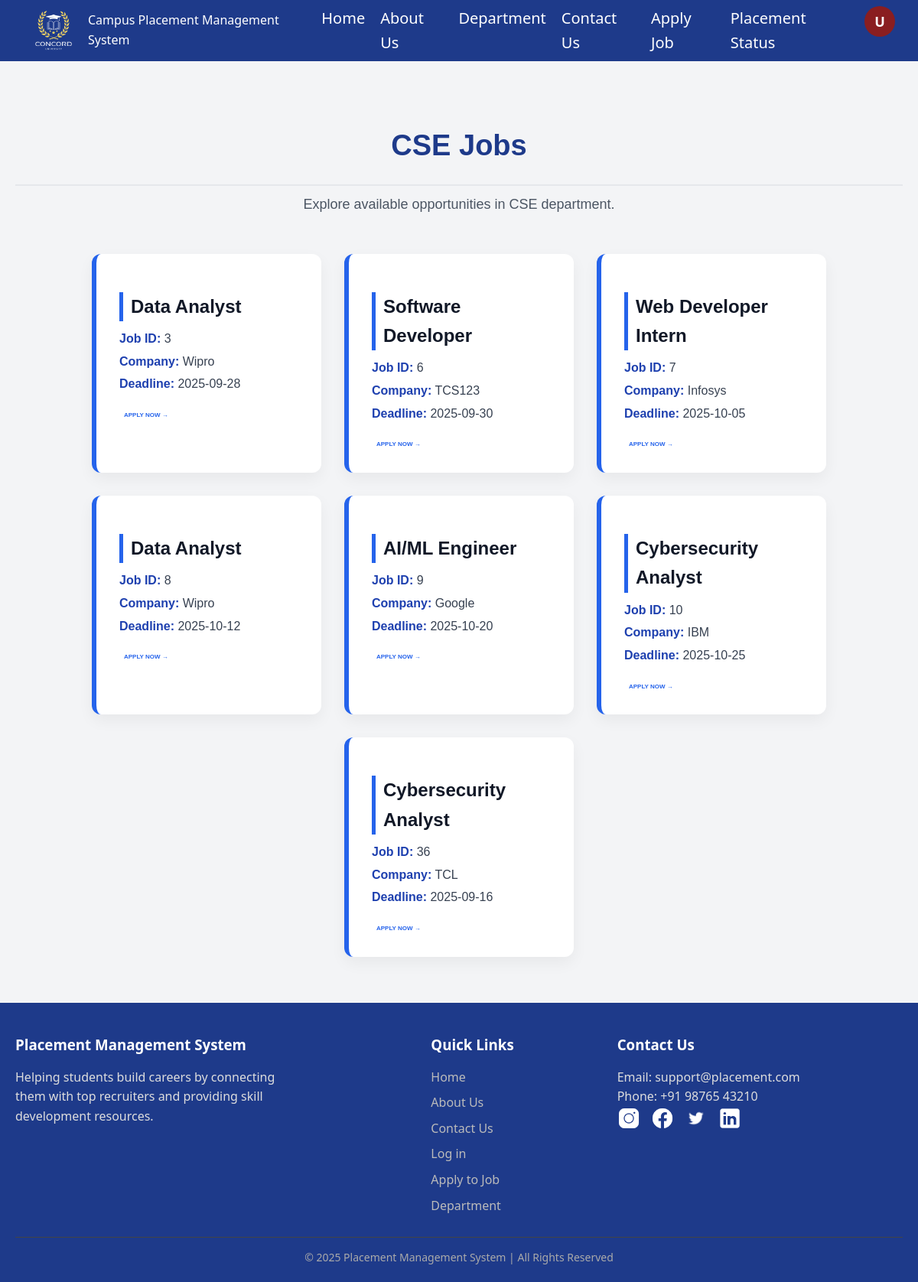
The app's page /jobs.php?dept=CSE with its own data.
### tables this page shows
CREATE TABLE `jobs` (
  `id` int(11) NOT NULL,
  `title` varchar(150) NOT NULL,
  `company` varchar(150) NOT NULL,
  `dept` varchar(100) NOT NULL,
  `deadline` date NOT NULL,
  `created_at` timestamp NOT NULL DEFAULT current_timestamp()
);

### jobs.php (the view)
<?php
include 'header.php';
require_once __DIR__ . '/dp.php';
$dept = isset($_GET['dept']) ? $_GET['dept'] : '';
$sql = "SELECT * FROM jobs WHERE dept = ?";
$stmt = $conn->prepare($sql);
$stmt->bind_param("s", $dept);
$stmt->execute();
$result = $stmt->get_result();
?>
<link rel="stylesheet" href="style.css">
<main class="jobs-page">
  <section class="jobs-intro">
    <h2><?php echo htmlspecialchars($dept); ?> Jobs</h2>
    <p>Explore available opportunities in <?php echo htmlspecialchars($dept); ?> department.</p>
  </section>
  <section class="jobs-list">
    <?php if ($result->num_rows > 0): ?>
      <?php while ($row = $result->fetch_assoc()): ?>
        <div class="job-card">
          <h3><?php echo htmlspecialchars($row['title']); ?></h3>
          <p><strong>Job ID:</strong> <?php echo $row['id']; ?></p>
          <p><strong>Company:</strong> <?php echo htmlspecialchars($row['company']); ?></p>
          <p><strong>Deadline:</strong> <?php echo $row['deadline']; ?></p>
          <a href="apply_job.php?job_id=<?php echo $row['id']; ?>" class="btn">Apply Now</a>
        </div>
      <?php endwhile; ?>
    <?php else: ?>
      <p>No jobs available for this department right now.</p>
    <?php endif; ?>
  </section>
</main>
<?php include 'footer.php'; ?>

### header.php (shortened to what this page needs)
<header class="header">
  <div class="logo">
      <img src="image/logoo1.PNG" width="60" height="60" alt="Logo">
  </div>
  <div class="title">
      Campus Placement Management System
  </div>
  <nav class="nav">
      <ul>
          <li><a href="home.php">Home</a></li>
          <li><a href="about.php">About Us</a></li>
          <li><a href="departments.php">Department</a></li>
          <li><a href="contact.php">Contact Us</a></li>
          <li><a href="apply_job.php">Apply Job</a></li>
          <li><a href="placement_status.php">Placement Status</a></li>
          <?php
if(isset($_SESSION['student_name'])){
    $username = $_SESSION['student_name'];
} elseif(isset($_SESSION['admin_name'])){
    $username = $_SESSION['admin_name'];
} else {
    $username = "User";
}
$firstLetter = strtoupper(substr($username, 0, 1));
?>
<div class="profile-container">
  <div class="profile-circle" onclick="toggleDropdown()">
    <?php echo $firstLetter; ?>
  </div>
</div>
</header>

### footer.php
<html>
<body>
  <footer>
        <div class="footer-container">
    <div class="footer-col">
      <h3>Placement Management System</h3>
      <p>Helping students build careers by connecting them with top recruiters and providing skill development resources.</p>
    </div>
    <div class="footer-col">
      <h3><r>Quick Links</r></h3>
      <ul>
        <li><a href="home.php">Home</a></li>
        <li><a href="about.php">About Us</a></li>
        <li><a href="contact.php">Contact Us</a></li>
        <li><a href="login.php">Log in</a></li>
        <li><a href="apply_job.php">Apply to Job</a></li>
        <li><a href="departments.php">Department</a></li>
      </ul>
    </div>
    <div class="footer-col">
      <h3>Contact Us</h3>
      <p>Email: support@placement.com</p>
      <p>Phone: +91 98765 43210</p>
      <div class="social-icons">
        <a href="https://www.instagram.com/"><img src="image\instagram.PNG"  width="30" height="30"></a>
        <a href="https://www.facebook.com/"><img src="image\facebook.PNG"  width="30" height="30"></a>
        <a href="https://x.com/"><img src="image\twitter.PNG"  width="30" height="30"></a>
        <a href="https://in.linkedin.com/"><img src="image\linkedin.PNG"  width="30" height="30"></a>
      </div>
    </div>
  </div>
  <div class="footer-bottom">
    © 2025 Placement Management System | All Rights Reserved
  </div>
    </footer>
</body>
</html>

### style.css (style rules this page uses)
body { font-family: Arial, sans-serif; background-color: #f4f6fa; color: #111; line-height: 1.6; }
* { margin: 0; padding: 0; box-sizing: border-box; }
header { background: #1E3A8A; color: white; display: flex; align-items: center; padding: 15px 30px; height: 80px; gap: 5px; }
header .logo { flex-shrink: 0; }
header .logo img { display: block; width: 80px; height: 80px; }
header nav { margin-left: auto; }
header nav ul { list-style: none; display: flex; gap: 20px; font-size: 20px; }
header nav a { text-decoration: none; color: white; font-weight: 500; transition: color 0.3s; }
.profile-circle { width: 40px; height: 40px; border-radius: 50%; background-color: #8a1e20; color: #fff; display: flex; justify-content: center; align-items: center; font-weight: bold; cursor: pointer; font-size: 18px; text-transform: uppercase; }
footer { background: #1E3A8A; color: #ddd; padding: 40px 20px 20px; }
.footer-container { display: grid; grid-template-columns: repeat(auto-fit, minmax(200px, 1fr)); gap: 20px; max-width: 1200px; margin: auto; }
.footer-col h3 { color: #fff; margin-bottom: 15px; }
.footer-col h3 r { color: #fff; margin-left: 150px; font-weight: bold; }
.footer-col ul { list-style: none; padding: 0; }
.footer-col ul li { margin: 8px 0; align-self: center; }
.footer-col ul li a { color: #bbb; text-decoration: none; transition: color 0.3s; margin-left: 150px; }
.social-icons a { margin-right: 10px; color: #bbb; font-size: 20px; text-decoration: none; transition: color 0.3s; }
.footer-bottom { text-align: center; border-top: 1px solid #444; margin-top: 20px; padding-top: 15px; font-size: 14px; color: #aaa; }
body { font-family: 'Segoe UI', sans-serif; margin: 0; padding: 0; background: #f8fafc; color: #333; }
.btn { display: inline-block; padding: 6px 12px; font-size: 14px; border-radius: 6px; font-weight: 500; cursor: pointer; text-decoration: none; transition: all 0.3s ease; }
body { font-family: 'Segoe UI', sans-serif; margin: 0; padding: 0; color: #333; background: #f8fafc; }
section h3 { margin-top: 25px; font-size: 20px; font-weight: 600; color: #000000; border-left: 5px solid #2563eb; padding-left: 10px; }
.btn { padding: 6px 12px; border-radius: 6px; font-size: 14px; text-decoration: none; font-weight: 500; transition: all 0.3s ease; }
body { font-family: 'Segoe UI', Tahoma, Geneva, Verdana, sans-serif; margin: 0; padding: 0; background: #f8fafc; color: #333; }
h2 { text-align: center; padding: 20px; font-size: 28px; font-weight: 600; color: #000000; border-bottom: 2px solid #e5e7eb; margin-bottom: 20px; }
body { font-family: 'Segoe UI', Tahoma, Geneva, Verdana, sans-serif; margin: 0; padding: 0; background-color: #f4f7fc; color: #333; }
.jobs-page { background: #f3f4f6; padding: 60px 20px; font-family: 'Poppins', sans-serif; min-height: 100vh; }
.jobs-intro { text-align: center; margin-bottom: 50px; }
.jobs-intro h2 { font-size: 38px; font-weight: 800; margin-bottom: 10px; color: #1e3a8a; animation: fadeInDown 1s ease-in-out; }
.jobs-intro p { font-size: 18px; color: #4b5563; }
.jobs-list { display: flex; flex-wrap: wrap; gap: 30px; max-width: 1000px; margin: 0 auto; justify-content: center; }
.job-card { flex: 1 1 300px; max-width: 300px; background: #ffffff; border-left: 6px solid #2563eb; padding: 25px 30px; border-radius: 12px; box-shadow: 0 8px 20px rgba(0, 0, 0, 0.05); transition: transform 0.3s ease, box-shadow 0.3s ease; }
.job-card h3 { font-size: 24px; margin-bottom: 10px; color: #111827; }
.job-card p { margin: 4px 0; font-size: 16px; color: #374151; }
.job-card strong { color: #1e40af; }
.job-card .btn { display: inline-block; margin-top: 15px; color: #2563eb; font-weight: 600; text-decoration: none; position: relative; transition: all 0.3s ease-in-out; }
.job-card .btn::after { content: " →"; transition: margin-left 0.3s; }
.btn { padding: 4px 8px; border: none; border-radius: 4px; cursor: pointer; font-size: 9px; font-weight: 600; text-transform: uppercase; transition: all 0.3s ease; margin: 2px 1px; display: inline-block; min-width: 50px; }
@media (max-width: 1300px) { .btn { font-size: 8px; padding: 3px 6px; } }
@media (max-width: 1200px) { .btn { font-size: 8px; padding: 3px 5px; min-width: 40px; } }

### records on screen
jobs: title "Data Analyst", id "3", company "Wipro", deadline "2025-09-28"
jobs: title "Software Developer", id "6", company "TCS123", deadline "2025-09-30"
jobs: title "Web Developer Intern", id "7", company "Infosys", deadline "2025-10-05"
jobs: title "Data Analyst", id "8", company "Wipro", deadline "2025-10-12"
jobs: title "AI/ML Engineer", id "9", company "Google", deadline "2025-10-20"
jobs: title "Cybersecurity Analyst", id "10", company "IBM", deadline "2025-10-25"
jobs: title "Cybersecurity Analyst", id "36", company "TCL", deadline "2025-09-16"

### other values on screen
$firstLetter "U"
$dept "CSE"
